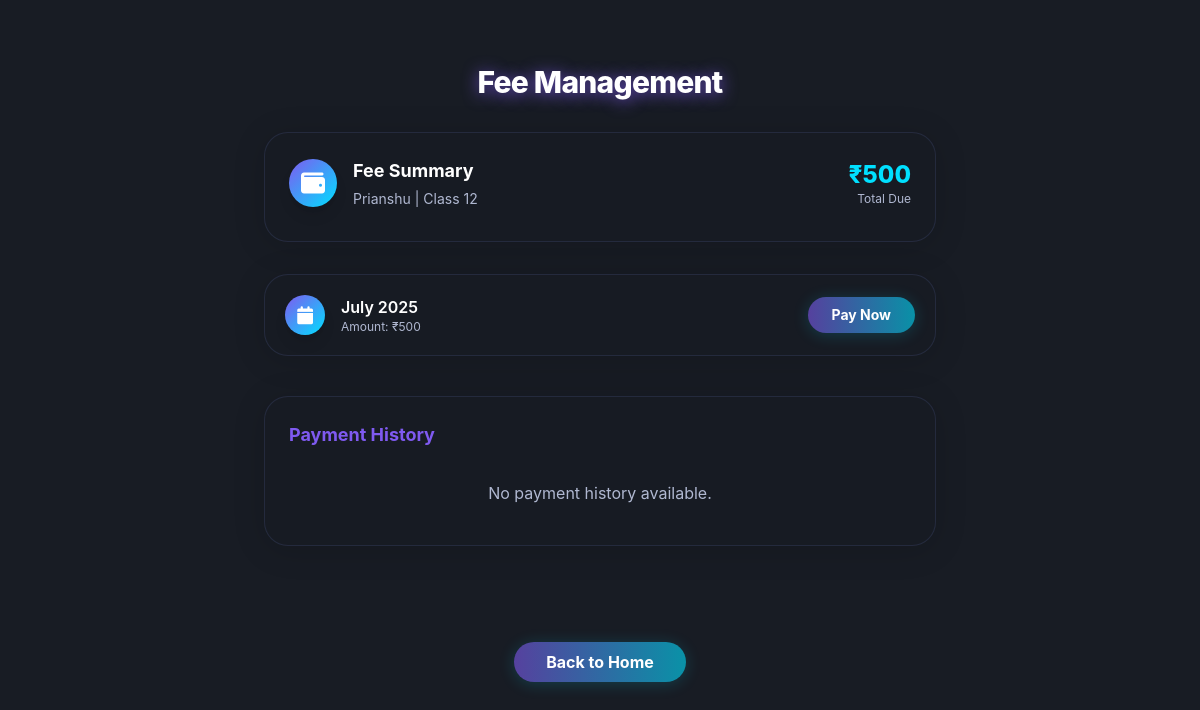
Page /student/fee (signed in) on the committed database.
### app/models.py (models this page shows)
class Profile(db.Model):
    __tablename__ = 'profiles'
    id = db.Column(db.Integer, primary_key=True)
    user_id = db.Column(db.Integer, db.ForeignKey('users.id'), unique=True)
    full_name = db.Column(db.String(120), nullable=False)
    parent_name = db.Column(db.String(120), nullable=False)
    parent_phone = db.Column(db.String(20), nullable=False)
    student_phone = db.Column(db.String(20), nullable=False)
    student_class = db.Column(db.String(20), nullable=False)
    school_name = db.Column(db.String(120), nullable=False)
    roll_number = db.Column(db.Integer, unique=True)
    last_seen_pdf_id = db.Column(db.Integer, default=0)
    last_seen_test_id = db.Column(db.Integer, default=0)
    last_seen_notification_id = db.Column(db.Integer, default=0)
    profile_pic = db.Column(db.String(256))
    pending_popup = db.Column(db.Text)  # One-time popup message for the student

class Fee(db.Model):
    __tablename__ = 'fees'
    id = db.Column(db.Integer, primary_key=True)
    user_id = db.Column(db.Integer, db.ForeignKey('users.id'))
    month = db.Column(db.String(20), nullable=False)
    amount_due = db.Column(db.Integer, nullable=False)
    is_paid = db.Column(db.Boolean, default=False)
    payments = db.relationship('Payment', backref='fee', lazy=True)

### app/routes/student.py (the view)
@student_bp.route('/fee', methods=['GET', 'POST'])
@login_required
def fee():
    all_fees = Fee.query.filter_by(user_id=current_user.id).order_by(Fee.month.desc()).all()
    outstanding_fees = [fee for fee in all_fees if not fee.is_paid]
    paid_fees = [fee for fee in all_fees if fee.is_paid]
    total_due = sum(fee.amount_due for fee in outstanding_fees)
    payments = Payment.query.filter_by(user_id=current_user.id).join(Fee).order_by(Payment.requested_at.desc()).all()
    return render_template('student/fee.html',
                         all_fees=all_fees,
                         outstanding_fees=outstanding_fees,
                         paid_fees=paid_fees,
                         total_due=total_due,
                         payments=payments)

### app/__init__.py (called while the page is built)
def create_app():
    app = Flask(__name__)
    app.config.from_object(Config)
    db.init_app(app)
    login_manager.init_app(app)
    csrf.init_app(app)
    migrate.init_app(app, db)
    socketio.init_app(app)
    mail.init_app(app)
    from app.models import User
    @login_manager.user_loader
    def load_user(user_id):
        return User.query.get(int(user_id))
    from app.utils import assign_monthly_dues
    @app.before_request
    def before_any_request():
        assign_monthly_dues()
    from app.routes.student import student_bp
    from app.routes.admin import admin_bp
    from app.routes.main import main_bp
    app.register_blueprint(student_bp, url_prefix="/student")
    app.register_blueprint(admin_bp, url_prefix="/admin")
    app.register_blueprint(main_bp)
    return app

### app/templates/student/fee.html (shortened to what this page needs)
{% extends 'shared/base.html' %}
{% block content %}
<div class="w-full min-h-screen flex flex-col items-center justify-start py-8 px-2 relative bg-[#181c24]">
  <div class="w-full max-w-2xl mx-auto z-10 relative">
    <h2 class="text-3xl font-extrabold text-white text-center mb-8 tracking-tight" style="text-shadow: 0 2px 16px #7f5af0cc">Fee Management</h2>
    <div class="phonepe-card mb-8 p-6 flex flex-col gap-2">
      <div class="flex items-center gap-4 mb-2">
        <span class="inline-flex items-center justify-center w-12 h-12 rounded-full bg-gradient-to-br from-[#7f5af0] to-[#00e0ff] shadow-lg">
          <i class="fa fa-wallet text-2xl text-white"></i>
        </span>
        <div>
          <h3 class="text-lg font-bold text-white mb-1">Fee Summary</h3>
          <div class="text-sm text-[#b0b8d1]">{{ current_user.profile.full_name }} | Class {{ current_user.profile.student_class }}</div>
        </div>
        <div class="ml-auto text-right">
          <div class="text-2xl font-extrabold text-[#00e0ff]">₹{{ total_due }}</div>
          <div class="text-xs text-[#b0b8d1]">Total Due</div>
        </div>
      </div>
    </div>
    <div class="flex flex-col gap-5 mb-10">
      {% for fee in all_fees %}
      <div class="phonepe-card p-5 flex items-center gap-4 border-l-4 {% if fee.is_paid %}border-green-400{% elif not fee.is_paid %}border-pink-500{% endif %}">
        <span class="inline-flex items-center justify-center w-10 h-10 rounded-full bg-gradient-to-br from-[#7f5af0] to-[#00e0ff] shadow-lg">
          <i class="fa fa-calendar text-lg text-white"></i>
        </span>
        <div class="flex-1">
          <div class="text-base font-semibold text-white">{{ fee.month }}</div>
          <div class="text-xs text-[#b0b8d1]">Amount: ₹{{ fee.amount_due }}</div>
        </div>
        {% if fee.is_paid %}
          <span class="px-4 py-1 phonepe-status-paid rounded-full text-xs font-bold">Paid</span>
        {% else %}
          <button onclick="showPaymentOptions('{{ fee.id }}', '{{ fee.month }}', '{{ fee.amount_due }}')" class="px-6 py-2 phonepe-btn-primary text-sm">Pay Now</button>
        {% endif %}
      </div>
      {% endfor %}
    </div>
    <div class="phonepe-card p-6 mb-24">
      <h3 class="text-lg font-bold mb-4 text-[#7f5af0]">Payment History</h3>
      {% if payments %}
        <div class="overflow-x-auto">
          <table class="min-w-full phonepe-table rounded-lg overflow-hidden">
            <thead>
              <tr>
                <th class="px-4 py-3 text-left">Date</th>
                <th class="px-4 py-3 text-left">Month</th>
                <th class="px-4 py-3 text-left">Amount</th>
                <th class="px-4 py-3 text-left">Method</th>
                <th class="px-4 py-3 text-left">Status</th>
              </tr>
            </thead>
            <tbody>
              {% for payment in payments %}
              <tr>
                <td class="px-4 py-3">{{ payment.requested_at.strftime('%d-%m-%Y') }}</td>
                <td class="px-4 py-3">{{ payment.fee.month }}</td>
                <td class="px-4 py-3">₹{{ payment.fee.amount_due }}</td>
                <td class="px-4 py-3">
                  <span class="px-3 py-1 rounded-full text-xs font-bold {% if payment.method == 'UPI' %}phonepe-status-pending{% else %}phonepe-status-paid{% endif %}">
                    {{ payment.method }}
                  </span>
                </td>
                <td class="px-4 py-3">
                  {% if payment.is_confirmed %}
                    <span class="px-3 py-1 phonepe-status-paid rounded-full text-xs font-bold">Confirmed</span>
                  {% else %}
                    <span class="px-3 py-1 phonepe-status-pending rounded-full text-xs font-bold">Pending</span>
                  {% endif %}
                </td>
              </tr>
              {% endfor %}
            </tbody>
          </table>
        </div>
      {% else %}
        <p class="text-[#b0b8d1] text-center py-4">No payment history available.</p>
      {% endif %}
    </div>
    <div class="w-full text-center mt-12">
      <a href="{{ url_for('student.home') }}" class="inline-block px-8 py-2 phonepe-btn-primary">Back to Home</a>
    </div>
  </div>
</div>
{% endblock %}

### app/templates/shared/base.html (style rules this page uses)
html, body { background-color: #1f2937 !important; min-height: 100vh; }

### app/templates/student/fee.html (style rules this page uses)
body, html { background: #181c24 !important; font-family: 'Inter', 'Segoe UI', Arial, sans-serif; }
.phonepe-card { background: rgba(24,28,36,0.6); border-radius: 1.5rem; box-shadow: 0 4px 32px 0 rgba(0,0,0,0.15); border: 1.5px solid rgba(46,54,80,0.6); position: relative; overflow: hidden; }
.phonepe-btn-primary { background: linear-gradient(90deg, rgba(127,90,240,0.6) 0%, rgba(0,224,255,0.6) 100%); color: #fff; border-radius: 9999px; font-weight: 700; box-shadow: 0 2px 16px 0 rgba(0,224,255,0.18); transition: background 0.2s, box-shadow 0.2s; }

### rows in the picture
Profile: profile.full_name "Prianshu", profile.student_class "12"
Fee: month "July 2025", amount_due "500"

### other values in the picture
{{ total_due }} "500"
